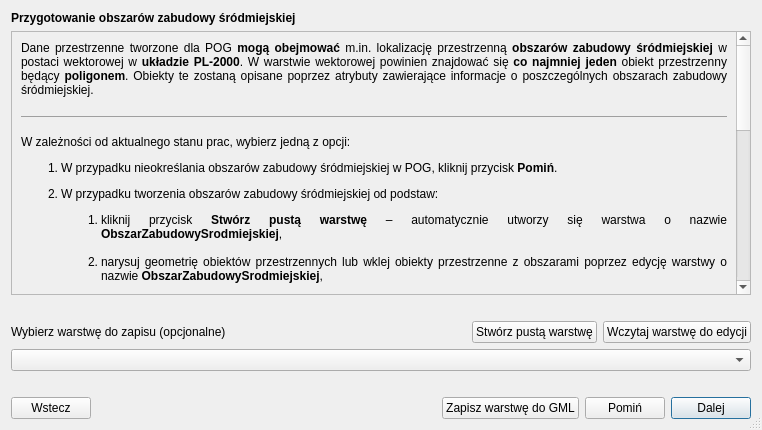
<?xml version="1.0" encoding="UTF-8"?>
<ui version="4.0">
 <class>Dialog</class>
 <widget class="QDialog" name="Dialog">
  <property name="enabled">
   <bool>true</bool>
  </property>
  <property name="geometry">
   <rect>
    <x>0</x>
    <y>0</y>
    <width>762</width>
    <height>430</height>
   </rect>
  </property>
  <property name="windowTitle">
   <string>Dialog</string>
  </property>
  <property name="sizeGripEnabled">
   <bool>true</bool>
  </property>
  <layout class="QGridLayout" name="gridLayout_2">
   <item row="0" column="0">
    <layout class="QVBoxLayout" name="verticalLayout">
     <item>
      <widget class="QLabel" name="title_lbl">
       <property name="font">
        <font>
         <weight>75</weight>
         <bold>true</bold>
        </font>
       </property>
       <property name="text">
        <string>Przygotowanie obszarów zabudowy śródmiejskiej</string>
       </property>
       <property name="margin">
        <number>7</number>
       </property>
      </widget>
     </item>
     <item>
      <widget class="QScrollArea" name="instruction_scrollArea">
       <property name="widgetResizable">
        <bool>true</bool>
       </property>
       <widget class="QWidget" name="scrollAreaWidgetContents">
        <property name="geometry">
         <rect>
          <x>0</x>
          <y>-254</y>
          <width>723</width>
          <height>499</height>
         </rect>
        </property>
        <layout class="QGridLayout" name="gridLayout">
         <item row="0" column="0">
          <widget class="QLabel" name="instruction_lbl">
           <property name="font">
            <font>
             <stylestrategy>PreferDefault</stylestrategy>
            </font>
           </property>
           <property name="text">
            <string>&lt;p&gt;Dane przestrzenne tworzone dla POG &lt;b&gt;mogą obejmować&lt;/b&gt; m.in. lokalizację przestrzenną &lt;b&gt;obszar&amp;oacute;w zabudowy śr&amp;oacute;dmiejskiej&lt;/b&gt; w postaci wektorowej w &lt;b&gt;układzie PL-2000&lt;/b&gt;. W warstwie wektorowej powinien znajdować się &lt;b&gt;co najmniej jeden &lt;/b&gt;obiekt przestrzenny będący &lt;b&gt;poligonem&lt;/b&gt;. Obiekty te zostaną opisane poprzez atrybuty zawierające informacje o poszczeg&amp;oacute;lnych obszarach zabudowy śr&amp;oacute;dmiejskiej.&lt;/p&gt;&lt;hr /&gt;&lt;p&gt;W zależności od aktualnego stanu prac, wybierz jedną z opcji:&lt;/p&gt;&lt;ol&gt;&lt;li&gt;&lt;p&gt;W przypadku nieokreślania obszar&amp;oacute;w zabudowy śr&amp;oacute;dmiejskiej w POG, kliknij przycisk &lt;b&gt;Pomiń&lt;/b&gt;.&lt;/p&gt;&lt;/li&gt;&lt;li&gt;&lt;p&gt;W przypadku tworzenia obszar&amp;oacute;w zabudowy śr&amp;oacute;dmiejskiej od podstaw:&lt;/p&gt;&lt;ol style=&quot;list-style-type: lower-alpha;&quot;&gt;&lt;li&gt;kliknij przycisk &lt;b&gt;Stw&amp;oacute;rz pustą warstwę&lt;/b&gt; &amp;ndash; automatycznie utworzy się warstwa o nazwie &lt;b&gt;ObszarZabudowySrodmiejskiej&lt;/b&gt;,&lt;br&gt;&lt;/li&gt;&lt;li&gt;narysuj geometrię obiekt&amp;oacute;w przestrzennych lub wklej obiekty przestrzenne z obszarami poprzez edycję warstwy o nazwie &lt;b&gt;ObszarZabudowySrodmiejskiej&lt;/b&gt;,&lt;br&gt;&lt;/li&gt;&lt;li&gt;wypełnij atrybuty obiekt&amp;oacute;w przestrzennych poprzez edycję warstwy o nazwie &lt;b&gt;ObszarZabudowySrodmiejskiej&lt;/b&gt;,&lt;br&gt;&lt;table style=&quot;border-collapse: collapse; width: 100%;&quot; border=&quot;1&quot;&gt;&lt;tbody&gt;&lt;tr&gt;&lt;td style=&quot;width: 100%;&quot;&gt;&lt;p&gt;&lt;span style=&quot;color: #ff0000;&quot;&gt;UWAGA:&lt;/span&gt;&lt;/p&gt;&lt;p&gt;Wypełnij formularz atrybut&amp;oacute;w zgodnie z informacjami zawartymi w podpowiedzi do każdego atrybutu (ikona znaku zapytania po prawej stronie). Uzupełnienie p&amp;oacute;l oznaczonych gwiazdką jest obowiązkowe. Dodatkowo pola wymagane do wypełnienia zaznaczane są czerwoną ramką.&lt;/p&gt;&lt;/td&gt;&lt;/tr&gt;&lt;/tbody&gt;&lt;/table&gt;&lt;br&gt;&lt;/li&gt;&lt;li&gt;po zakończeniu edycji wybierz edytowaną warstwę z listy poniżej (pole &lt;b&gt;Wybierz warstwę do zapisu&lt;/b&gt;), a następnie kliknij&amp;nbsp;przycisk &lt;b&gt;Zapisz warstwę do GML&lt;/b&gt;, żeby zapisać plik na dysku.&lt;/li&gt;&lt;/ol&gt;&lt;/li&gt;&lt;li&gt;&lt;p&gt;W przypadku posiadania przygotowanej wcześniej warstwy z obszarami zabudowy śr&amp;oacute;dmiejskiej w odpowiednim formacie i strukturze:&lt;/p&gt;&lt;ol style=&quot;list-style-type: lower-alpha;&quot;&gt;&lt;li&gt;wczytaj plik w formacie GML, klikając przycisk &lt;b&gt;Wczytaj warstwę do edycji&lt;/b&gt;,&lt;br&gt;&lt;/li&gt;&lt;li&gt;w razie potrzeby &lt;b&gt;zmień &lt;/b&gt;geometrię obiekt&amp;oacute;w przestrzennych &amp;ndash; przy użyciu standardowych narzędzi do edycji QGIS,&lt;br&gt;&lt;/li&gt;&lt;li&gt;w razie potrzeby uzupełnij atrybuty obiekt&amp;oacute;w przestrzennych &amp;ndash; kliknij na obiekt przestrzenny z obszarem przy użyciu&amp;nbsp;standardowego narzędzia QGIS &lt;b&gt;Informacje o obiekcie&lt;/b&gt;,&lt;br&gt;&lt;/li&gt;&lt;li&gt;po zakończeniu edycji wybierz edytowaną warstwę z listy poniżej (pole &lt;b&gt;Wybierz warstwę do zapisu&lt;/b&gt;), a następnie kliknij przycisk &lt;b&gt;Zapisz warstwę do GML&lt;/b&gt;, żeby zapisać plik na dysku.&lt;br&gt;&lt;/li&gt;&lt;/ol&gt;&lt;/li&gt;&lt;/ol&gt;&lt;table style=&quot;border-collapse: collapse; width: 100%;&quot; border=&quot;1&quot;&gt;&lt;tbody&gt;&lt;tr&gt;&lt;td style=&quot;width: 100%;&quot;&gt;&lt;p&gt;&lt;span style=&quot;color: #000080;&quot;&gt;INFORMACJA:&lt;/span&gt;&lt;/p&gt;&lt;p&gt;Przejście kroku 4 z 7 pozwala (w dalszych krokach opracowywania danych APP) na automatyczne sprawdzenie poprawności geometrii &lt;b&gt;obszar&amp;oacute;w zabudowy śr&amp;oacute;dmiejskiej&lt;/b&gt;, w tym w zakresie wykraczania poza obszar objęty POG. Zapisanie poprawnego pliku w formacie GML przy użyciu przycisku &lt;b&gt;Zapisz warstwę do GML&lt;/b&gt;, umożliwia r&amp;oacute;wnież ponowne wczytanie zapisanej warstwy do wtyczki w celu dalszej pracy.&lt;/p&gt;&lt;p&gt;Możesz pominąć krok 4. W tym celu kliknij przycisk &lt;b&gt;Pomiń&lt;/b&gt;.&lt;/p&gt;&lt;/td&gt;&lt;/tr&gt;&lt;/tbody&gt;&lt;/table&gt;</string>
           </property>
           <property name="alignment">
            <set>Qt::AlignJustify|Qt::AlignVCenter</set>
           </property>
           <property name="wordWrap">
            <bool>true</bool>
           </property>
           <property name="openExternalLinks">
            <bool>true</bool>
           </property>
          </widget>
         </item>
        </layout>
       </widget>
      </widget>
     </item>
     <item>
      <widget class="QLabel" name="empty1_lbl">
       <property name="text">
        <string/>
       </property>
      </widget>
     </item>
     <item>
      <layout class="QHBoxLayout" name="horizontalLayout_4">
       <item>
        <widget class="QLabel" name="addAppShp_lbl">
         <property name="text">
          <string>Wybierz warstwę do zapisu (opcjonalne)</string>
         </property>
         <property name="margin">
          <number>0</number>
         </property>
        </widget>
       </item>
       <item>
        <spacer name="horizontalSpacer_2">
         <property name="orientation">
          <enum>Qt::Horizontal</enum>
         </property>
         <property name="sizeHint" stdset="0">
          <size>
           <width>40</width>
           <height>20</height>
          </size>
         </property>
        </spacer>
       </item>
       <item>
        <widget class="QPushButton" name="generateTemporaryLayer_btn">
         <property name="text">
          <string>Stwórz pustą warstwę</string>
         </property>
        </widget>
       </item>
       <item>
        <widget class="QPushButton" name="loadLayerEdit">
         <property name="text">
          <string>Wczytaj warstwę do edycji</string>
         </property>
        </widget>
       </item>
      </layout>
     </item>
     <item>
      <layout class="QHBoxLayout" name="horizontalLayout">
       <item>
        <widget class="QgsMapLayerComboBox" name="layers_comboBox">
         <property name="allowEmptyLayer">
          <bool>false</bool>
         </property>
         <property name="showCrs">
          <bool>true</bool>
         </property>
        </widget>
       </item>
      </layout>
     </item>
     <item>
      <widget class="QLabel" name="empty2_lbl">
       <property name="text">
        <string/>
       </property>
      </widget>
     </item>
     <item>
      <layout class="QHBoxLayout" name="horizontalLayout_2">
       <item>
        <widget class="QPushButton" name="prev_btn">
         <property name="enabled">
          <bool>true</bool>
         </property>
         <property name="text">
          <string>Wstecz</string>
         </property>
        </widget>
       </item>
       <item>
        <spacer name="horizontalSpacer">
         <property name="orientation">
          <enum>Qt::Horizontal</enum>
         </property>
         <property name="sizeHint" stdset="0">
          <size>
           <width>40</width>
           <height>20</height>
          </size>
         </property>
        </spacer>
       </item>
       <item>
        <widget class="QPushButton" name="saveLayer">
         <property name="text">
          <string>Zapisz warstwę do GML</string>
         </property>
        </widget>
       </item>
       <item>
        <widget class="QPushButton" name="skip_btn">
         <property name="toolTip">
          <string>Pominięcie tworzenia formularza dla POG. Przeniesienie do formularza dla dokumentów formalnych.</string>
         </property>
         <property name="text">
          <string>Pomiń</string>
         </property>
        </widget>
       </item>
       <item>
        <widget class="QPushButton" name="next_btn">
         <property name="text">
          <string>Dalej</string>
         </property>
         <property name="default">
          <bool>true</bool>
         </property>
        </widget>
       </item>
      </layout>
     </item>
    </layout>
   </item>
  </layout>
 </widget>
 <customwidgets>
  <customwidget>
   <class>QgsMapLayerComboBox</class>
   <extends>QComboBox</extends>
   <header>qgsmaplayercombobox.h</header>
  </customwidget>
 </customwidgets>
 <resources/>
 <connections/>
</ui>
